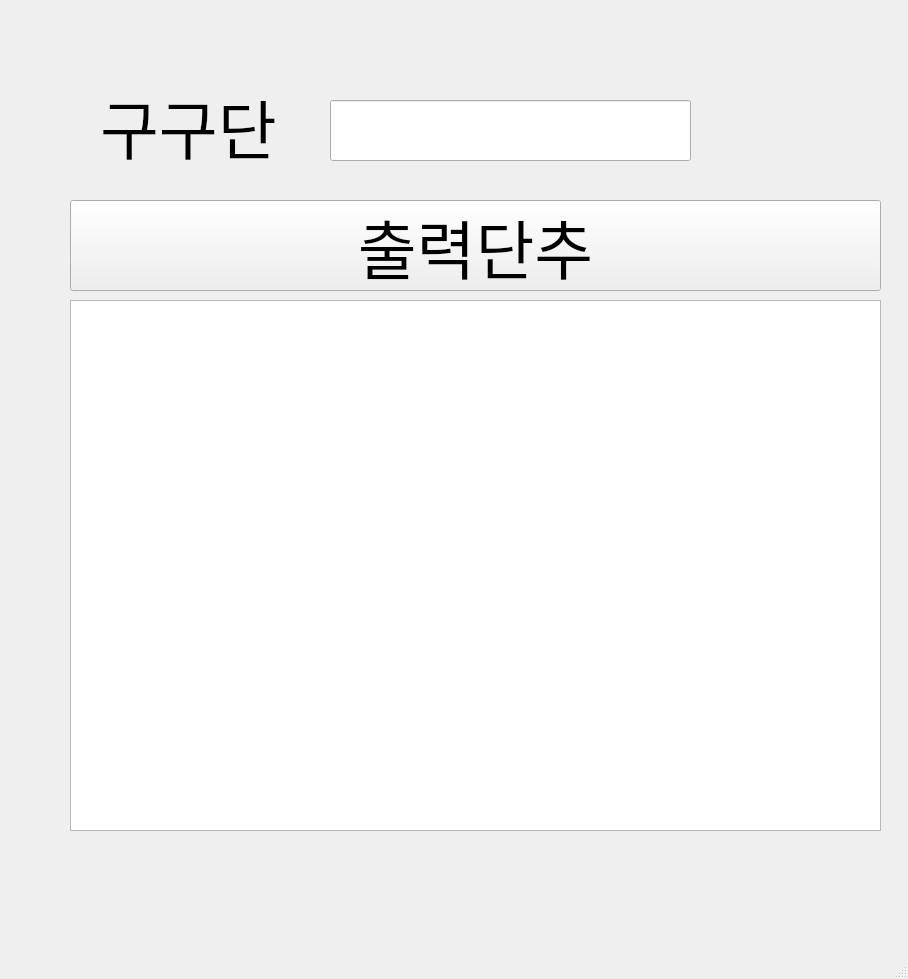
<?xml version="1.0" encoding="UTF-8"?>
<ui version="4.0">
 <class>MainWindow</class>
 <widget class="QMainWindow" name="MainWindow">
  <property name="geometry">
   <rect>
    <x>0</x>
    <y>0</y>
    <width>908</width>
    <height>979</height>
   </rect>
  </property>
  <property name="font">
   <font>
    <family>Agency FB</family>
    <pointsize>48</pointsize>
   </font>
  </property>
  <property name="windowTitle">
   <string>MainWindow</string>
  </property>
  <widget class="QWidget" name="centralwidget">
   <widget class="QPushButton" name="pb">
    <property name="geometry">
     <rect>
      <x>70</x>
      <y>200</y>
      <width>811</width>
      <height>91</height>
     </rect>
    </property>
    <property name="font">
     <font>
      <family>Agency FB</family>
      <pointsize>48</pointsize>
     </font>
    </property>
    <property name="text">
     <string>출력단추</string>
    </property>
   </widget>
   <widget class="QLabel" name="lbl">
    <property name="geometry">
     <rect>
      <x>100</x>
      <y>70</y>
      <width>201</width>
      <height>111</height>
     </rect>
    </property>
    <property name="text">
     <string>구구단</string>
    </property>
   </widget>
   <widget class="QLineEdit" name="le">
    <property name="geometry">
     <rect>
      <x>330</x>
      <y>100</y>
      <width>361</width>
      <height>61</height>
     </rect>
    </property>
   </widget>
   <widget class="QTextEdit" name="te">
    <property name="geometry">
     <rect>
      <x>70</x>
      <y>300</y>
      <width>811</width>
      <height>531</height>
     </rect>
    </property>
    <property name="font">
     <font>
      <family>Agency FB</family>
      <pointsize>28</pointsize>
     </font>
    </property>
   </widget>
  </widget>
  <widget class="QMenuBar" name="menubar">
   <property name="geometry">
    <rect>
     <x>0</x>
     <y>0</y>
     <width>908</width>
     <height>83</height>
    </rect>
   </property>
  </widget>
  <widget class="QStatusBar" name="statusbar"/>
 </widget>
 <resources/>
 <connections/>
</ui>
